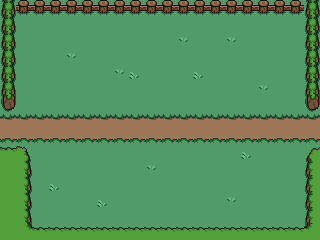

A 2D game scene composited from a Tiled map and its tileset images. What follows is a short description and the map's XML, with every tile layer's data as written:
An orthogonal 20x15 tile map with 16x16 px tiles, 3 tile layers (Desen Katmanı 1, Desen Katmanı 2, Desen Katmanı 3).

<map version="1.10" tiledversion="1.12.1" orientation="orthogonal" renderorder="right-down" width="20" height="15" tilewidth="16" tileheight="16" infinite="0" nextlayerid="4" nextobjectid="1">
 <tileset firstgid="1" source="plains.tsx" />
 <layer id="1" name="Desen Katmanı 1" width="20" height="15">
  <data encoding="csv">
9,9,9,9,9,9,9,9,9,9,9,9,9,9,9,9,9,9,9,9,
9,9,9,9,9,9,9,9,9,9,9,9,9,9,9,9,9,9,9,9,
9,9,9,9,9,9,9,9,9,9,9,9,9,9,9,9,9,9,9,9,
9,9,9,9,9,9,9,9,9,9,9,9,9,9,9,9,9,9,9,9,
9,9,9,9,9,9,9,9,9,9,9,9,9,9,9,9,9,9,9,9,
9,9,9,9,9,9,9,9,9,9,9,9,9,9,9,9,9,9,9,9,
9,9,9,9,9,9,9,9,9,9,9,9,9,9,9,9,9,9,9,9,
9,9,9,9,9,9,9,9,9,9,9,9,9,9,9,9,9,9,9,9,
9,9,9,9,9,9,9,9,9,9,9,9,9,9,9,9,9,9,9,9,
9,9,9,9,9,9,9,9,9,9,9,9,9,9,9,9,9,9,9,9,
9,9,9,9,9,9,9,9,9,9,9,9,9,9,9,9,9,9,9,9,
9,9,9,9,9,9,9,9,9,9,9,9,9,9,9,9,9,9,9,9,
9,9,9,9,9,9,9,9,9,9,9,9,9,9,9,9,9,9,9,9,
9,9,9,9,9,9,9,9,9,9,9,9,9,9,9,9,9,9,9,9,
9,9,9,9,9,9,9,9,9,9,9,9,9,9,9,9,9,9,9,9
</data>
 </layer>
 <layer id="2" name="Desen Katmanı 2" width="20" height="15">
  <data encoding="csv">
49,49,49,49,49,49,49,49,49,49,49,49,49,49,49,49,49,49,49,49,
49,49,49,49,49,49,49,49,49,49,49,49,49,49,49,49,49,49,49,49,
49,49,49,49,49,49,49,49,49,49,49,49,49,49,49,49,49,49,49,49,
49,49,49,49,49,49,49,49,49,49,49,49,49,49,49,49,49,49,49,49,
49,49,49,49,49,49,49,49,49,49,49,49,49,49,49,49,49,49,49,49,
49,49,49,49,49,49,49,49,49,49,49,49,49,49,49,49,49,49,49,49,
49,49,49,49,49,49,49,49,49,49,49,49,49,49,49,49,49,49,49,49,
49,49,49,49,49,49,49,49,49,49,49,49,49,49,49,49,49,49,49,49,
49,49,49,49,49,49,49,49,49,49,49,49,49,49,49,49,49,49,49,49,
49,49,49,49,49,49,49,49,49,49,49,49,49,49,49,49,49,49,49,49,
49,49,49,49,49,49,49,49,49,49,49,49,49,49,49,49,49,49,49,49,
49,49,49,49,49,49,49,49,49,49,49,49,49,49,49,49,49,49,49,49,
49,49,49,49,49,49,49,49,49,49,49,49,49,49,49,49,49,49,49,49,
49,49,49,49,49,49,49,49,49,49,49,49,49,49,49,49,49,49,49,49,
49,49,49,49,49,49,49,49,49,49,49,49,49,49,49,49,49,49,49,49
</data>
 </layer>
 <layer id="3" name="Desen Katmanı 3" width="20" height="15">
  <data encoding="csv">
31,70,70,70,70,70,70,70,70,70,70,70,70,70,70,70,70,70,70,31,
31,0,0,0,0,0,0,0,0,0,0,0,0,0,0,0,0,0,0,31,
31,0,0,0,0,0,0,0,0,0,0,47,0,0,47,0,0,0,0,31,
31,0,0,0,47,0,0,0,0,0,0,0,0,0,0,0,0,0,0,31,
31,0,0,0,0,0,0,47,48,0,0,0,48,0,0,0,0,0,0,31,
31,0,0,0,0,0,0,0,0,0,0,0,0,0,0,0,47,0,0,31,
37,0,0,0,0,0,0,0,0,0,0,0,0,0,0,0,0,0,0,37,
3,3,3,3,3,3,3,3,3,3,3,3,3,3,3,3,3,3,3,3,
15,15,15,15,15,15,15,15,15,15,15,15,15,15,15,15,15,15,15,15,
27,28,0,0,0,0,0,0,0,0,0,0,0,0,0,48,0,0,0,26,
33,34,0,0,0,0,0,0,0,47,0,0,0,0,0,0,0,0,0,32,
33,34,0,48,0,0,0,0,0,0,0,0,0,0,0,0,0,0,0,32,
33,34,0,0,0,0,48,0,0,0,0,0,0,0,47,0,0,0,0,32,
33,34,0,0,0,0,0,0,0,0,0,0,0,0,0,0,0,0,0,32,
33,35,27,27,27,27,27,27,27,27,27,27,27,27,27,27,27,27,27,36
</data>
 </layer>
</map>
